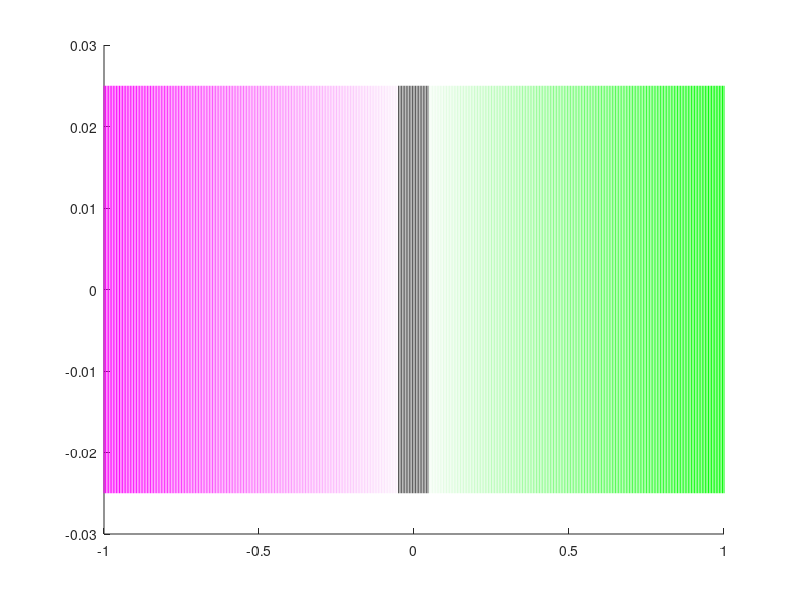

MATLAB code to generate this figure:
function get_alt_colormap



% load('/Users/kai/toolbox/dg_pac/cm_alt.mat')

%%
figure
lcm=1
    for k=-1:.005:1
        if abs(k)<(.05*lcm)
            hold on, plot([k k],[-.025 .025],'-',...
            'Color',.35*[1 1 1])        
        elseif k>=(.05*lcm)
            hold on, plot([k k],[-.025 .025],'-',...
            'Color',.99*[1-k/lcm 1 1-k/lcm]) 
        elseif k<=(-.05*lcm)
            hold on, plot([k k],[-.025 .025],'-',...
            'Color',.99*[1 1+k/lcm 1]) 
        end
    end




